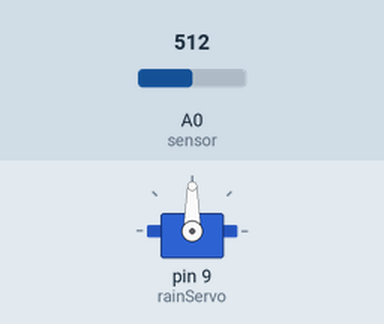
Simulated run of this sketch. Board: Arduino Uno, built with avr-gcc and run on an emulated ATmega328P. Parts: servo. The inputs (shaded band) are chosen by the test bench; at power-on: A0 (sensor) = 512. What the sketch prints to the serial monitor is not drawn.

Above: at 1.8 s.
1.9 s: A0 (sensor) set to 792
3.4 s: A0 (sensor) set to 810
At 4.6 s:
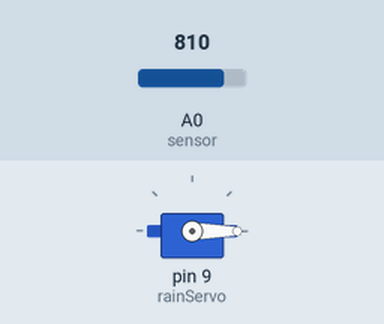
5.5 s: A0 (sensor) set to 790
At 7.2 s:
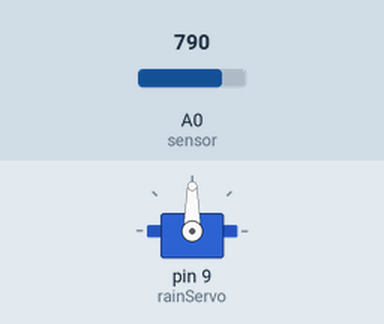
7.5 s: A0 (sensor) set to 900
At 9.0 s:
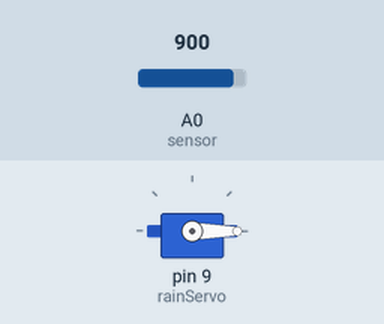
Timing chart, 0 to 10.5 s (numbered marks = the images above; inputs shaded):
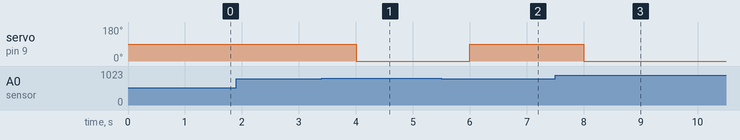

The sketch:

rain_detect.ino
```cpp
#include <Servo.h>

Servo rainServo;
int rainSensor = A0;
int rainValue;

void setup() {
  Serial.begin(9600);
  rainServo.attach(9);         // Connect Servo Signal pin to D9
  rainServo.write(0);          // Start with servo at 0 degrees
}

void loop() {
  rainValue = analogRead(A0);  // Read analog value from rain sensor
  Serial.print("Rain Sensor Value: ");
  Serial.println(rainValue);

  if (rainValue < 800) {       // Adjust threshold as per your sensor
    Serial.println("🌧️ Rain Detected!");
    rainServo.write(90);       // Rotate servo to 90°
  } else {
    Serial.println("☀️ No Rain.");
    rainServo.write(0);        // Rotate servo back to 0°
  }

  delay(1000);                 // 1 Second Delay for stability
}
```

Measured:
- the behaviour switches between 799 and 800 on A0 (sensor) (found by bisection; images 0 and 1)
- after the input at 1.9 s, every drawn part: stays the same
- after the input at 3.4 s, servo on pin 9 (rainServo): 90° → 0° after 0.60 s
- after the input at 5.5 s, servo on pin 9 (rainServo): 0° → 90° after 0.50 s
- after the input at 7.5 s, servo on pin 9 (rainServo): 90° → 0° after 0.51 s
